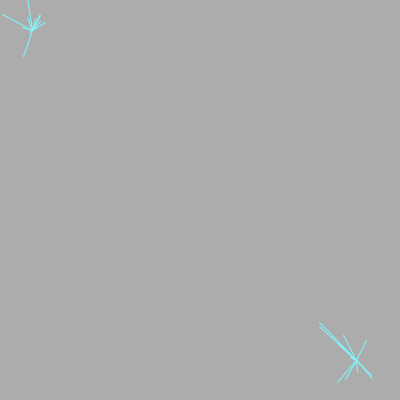
Frame 1 (no input)
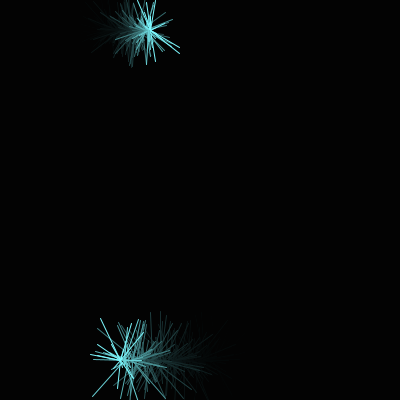
Frame 60 (the mouse pressed at the canvas centre just before this capture)
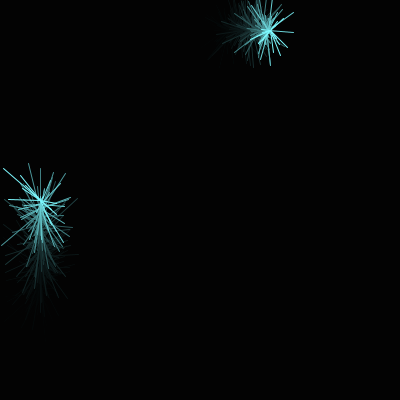
Frame 120 (the mouse held since frame 60 and released just before this capture)

The Processing sketch that drew these frames (run headless with seeded random() and noise(); from frame 60 on, the mouse is pressed at the canvas centre):

// Processing sketch: processing_131233
// ── processing_131233.pde

//charlotte stiles (c) 2014 
//cstiles
//HW#5


//global variables
float background;

//figure 1 golabal variables
float sx, sy, sd, sSpeed;

//figure 2 (the larger faster sparkler) variables
float sx2, sy2, sd2, sSpeed2;

void setup()
{
  size( 400, 400 );
  //sparkle speeds
  sSpeed = 2;
  sSpeed2 = 4;

  //sparkle diameters
  sd=30;
  sd2=40;

  //sparkle 1 origin
  sx=sd;
  sy=sd;

  //sparkle 2 origin
  sx2 = width-sd2;
  sy2 = height-sd2;

  background =color(0, 40) ;
} 


void draw()
{
  prepareWindow();
  moveSparkler();
  drawSparkler();
}


void prepareWindow()
{
  noStroke();
  fill(0, 40);
  rect( 0, 0, width, height );
}


void moveSparkler()
{
  //move sparkler 1

  //top edge
  if ((sx < width-sd) && (sy == sd))
  {
    sx = sx + sSpeed;
  }

  //right edge
  else if ((sx == width-sd) && (sy < height-sd))
  {
    sy = sy + sSpeed;
  }

  //bottom edge
  else if ((sx > sd) && (sy == height-sd))
  {
    sx = sx - sSpeed;
  } 

  //left edge 
  else if ((sx == sd) && ( sy > sd ))
  {
    sy = sy - sSpeed;
  }




  //move sparkler 2
  //top edge
  if ((sx2 < width-sd2) && (sy2 == sd2))
  { 
    sx2 = sx2 + sSpeed2;
  }
  //right edge
  else if ((sx2 == width-sd2) && (sy2 < height-sd2))
  { 
    sy2 = sy2 + sSpeed2;
  }
  //bottom edge
  else if ((sx2 > sd2) && (sy2 == height-sd2))
  {

    sx2 = sx2 - sSpeed2;
  } 
  //left edge 
  else if ((sx2 == sd2) && ( sy2 > sd2 ))
  {
    //left edge
    sy2 = sy2 - sSpeed2;
  }
}
void drawSparkler() {
  sparkler( sx, sy, sd); //arguments for locations of figures
  sparkler( sx2, sy2, sd2);
}


void sparkler (float x, float y, float di ) //signature function definition 
{
  stroke (125, 249, 255);
  line(x, y, (x+random(-di, di)), (y+random(-di, di)));
  line(x, y, (x+random(-(di-15), (di-15))), (y+random(-(di-15), di-15)));
  line(x, y, (x+random(-(di-20), (di-20))), (y+random(-(di+10), di+10)));
  line(x, y, (x+random(-di, di)), (y+random(-di, di)));
  line(x, y, (x+random(-(di-15), (di-15))), (y+random(-(di-15), di-15)));
  line(x, y, (x+random(-(di-20), (di-20))), (y+random(-(di+10), di+10)));
  line(x, y, (x+random(-di, di)), (y+random(-di, di)));
  line(x, y, (x+random(-(di-15), (di-15))), (y+random(-(di-15), di-15)));
  line(x, y, (x+random(-(di-20), (di-20))), (y+random(-(di+10), di+10)));
  line(x, y, (x+random(-di, di)), (y+random(-di, di)));
  line(x, y, (x+random(-(di-15), (di-15))), (y+random(-(di-15), di-15)));
  line(x, y, (x+random(-(di-20), (di-20))), (y+random(-(di+10), di+10)));
}
// Key press makes the sparkler speed change!

void keyPressed() {
  if (key=='+') {
    // Increase speed
    sSpeed++;
  }
  else if (key =='-') {
    // Decrease speed
    sSpeed--;
  }
}
